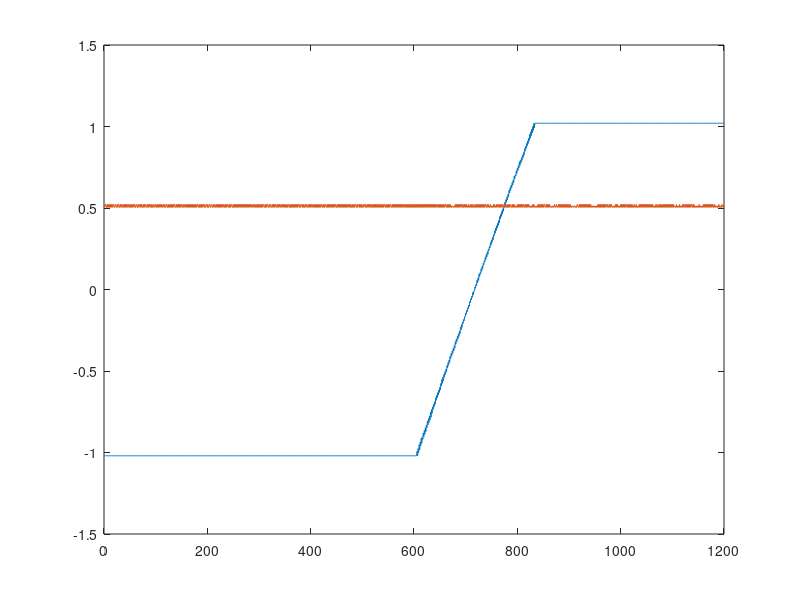

Write MATLAB code to recreate this figure.
% -- A --
% 12 od 195
% 13 od 195
% 14 od 435

% -- B --
% 15 od 420
% 16 od 430
% 17 od 190

% -- D -- 
% 18 od 195
% 19 od 195
% 20 od 195

data = csvread("CSV/csv/NewFile4.csv",2,0)
ch1 = data(1:1200, 1)
ch2 = data(1:1200, 2)
%ch1 = ch1 + abs(ch1(1))
%ch2 = ch2 + abs(ch2(2))
plot(ch1)
hold on
plot(ch2)
hold off
